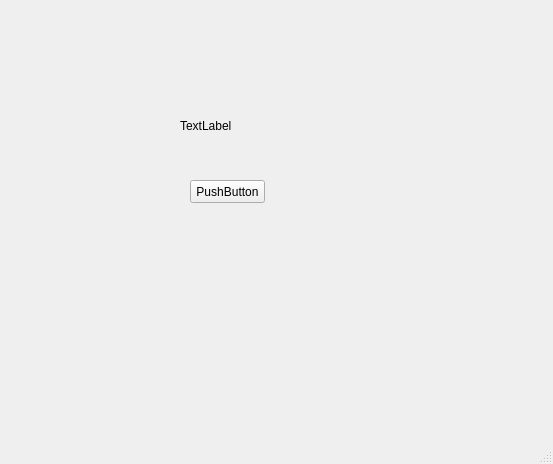
<?xml version="1.0" encoding="UTF-8"?>
<ui version="4.0">
 <class>MainWindow</class>
 <widget class="QMainWindow" name="MainWindow">
  <property name="geometry">
   <rect>
    <x>0</x>
    <y>0</y>
    <width>553</width>
    <height>464</height>
   </rect>
  </property>
  <property name="windowTitle">
   <string>MainWindow</string>
  </property>
  <widget class="QWidget" name="centralwidget">
   <widget class="QPushButton" name="pushButton">
    <property name="geometry">
     <rect>
      <x>190</x>
      <y>180</y>
      <width>75</width>
      <height>23</height>
     </rect>
    </property>
    <property name="text">
     <string>PushButton</string>
    </property>
   </widget>
   <widget class="QLabel" name="label">
    <property name="geometry">
     <rect>
      <x>180</x>
      <y>100</y>
      <width>111</width>
      <height>51</height>
     </rect>
    </property>
    <property name="text">
     <string>TextLabel</string>
    </property>
   </widget>
  </widget>
  <widget class="QMenuBar" name="menubar">
   <property name="geometry">
    <rect>
     <x>0</x>
     <y>0</y>
     <width>553</width>
     <height>21</height>
    </rect>
   </property>
  </widget>
  <widget class="QStatusBar" name="statusbar"/>
 </widget>
 <resources/>
 <connections/>
</ui>
